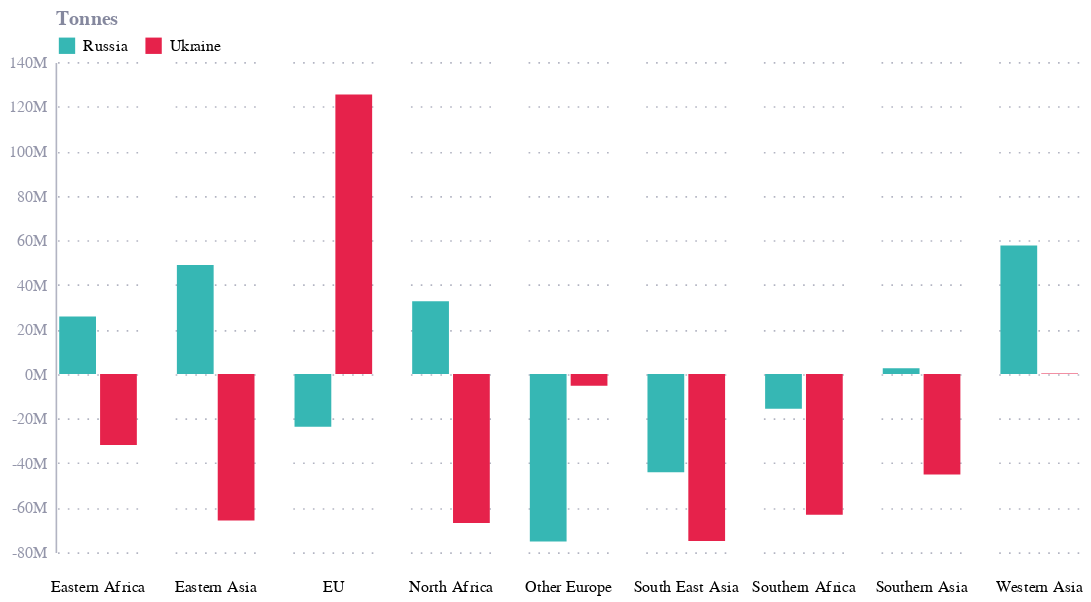

The cell this chart's notebook holds for it:
### Markdown cell above
### Fig 1

### Code cell
df = pd.read_csv("fig1_wheat_imports_change.csv")


chart = alt.Chart(df).mark_bar().encode(
    x=alt.X('source:N', axis=alt.Axis(domain=False, tickOpacity=0, labels=False)),
    y=alt.Y('value:Q', axis=alt.Axis(title="Tonnes", titleY=-20, labelExpr="datum.value + 'M'")),
    color=alt.Color('source:N', legend=alt.Legend(orient="none", title=None, legendY=-16, legendX=0, direction="horizontal")),
    column=alt.Column('country:N', header=alt.Header(orient='bottom', title=""), sort=alt.EncodingSortField(field="Country", order="descending")),
).properties(
    width=50,
    height=300
)

chart.save("fig1.json")
chart.save("fig1.png", scale_factor=2.0)

chart.display()

### Figure 1 — Vega-Lite specification as saved in the notebook (floating-point values rounded to 4 significant figures)
{"config": {"font": "Circular Std", "mark": {"line": {"interpolate": "monotone"}}, "view": {"stroke": "transparent", "width": 400, "height": 300}, "range": {"category": ["#36B7B4", "#E6224B", "#F4C245", "#0063AF", "#00A767", "#179FDB", "#EB5C2E"], "diverging": ["#E6224B", "#E54753", "#C9C9C9", "#179FDB", "#122B39"], "heatmap": ["#C9C9C9", "#179FDB", "#0063AF", "#122B39"], "ordinal": ["#00A767", "#36B7B4", "#179FDB", "#0063AF", "#243B5A"]}, "axisX": {"domainColor": "#676A86", "domainOpacity": 0.5, "grid": false, "labelAngle": 0, "labelColor": "#676A86", "labelOpacity": 0.7, "orient": "bottom", "tickColor": "#676A86", "tickCount": 10, "tickOpacity": 0.5, "title": false, "titleAlign": "center", "titleAnchor": "middle", "titleColor": "#676A86", "titleFontSize": 12, "titleOpacity": 0.8, "titleY": -15}, "axisY": {"domainColor": "#676A86", "domainOpacity": 0.5, "gridColor": "#676A86", "gridDash": [1, 5], "gridOpacity": 0.5, "labelColor": "#676A86", "labelOpacity": 0.7, "labelPadding": 5, "tickColor": "#676A86", "tickCount": 8, "tickOpacity": 0.5, "ticks": false, "titleAlign": "left", "titleAngle": 0, "titleBaseline": "bottom", "titleColor": "#676A86", "titleFontSize": 12, "titleOpacity": 0.8, "titleX": 0, "titleY": -7}}, "data": {"name": "data-eb9dfcc9ccc7b6db08c9c1bb9fa5ee16"}, "mark": {"type": "bar"}, "encoding": {"color": {"field": "source", "legend": {"direction": "horizontal", "legendX": 0, "legendY": -16, "orient": "none", "title": null}, "type": "nominal"}, "column": {"field": "country", "header": {"orient": "bottom", "title": ""}, "sort": {"field": "Country", "order": "descending"}, "type": "nominal"}, "x": {"axis": {"domain": false, "labels": false, "tickOpacity": 0}, "field": "source", "type": "nominal"}, "y": {"axis": {"labelExpr": "datum.value + 'M'", "title": "Tonnes", "titleY": -20}, "field": "value", "type": "quantitative"}}, "height": 300, "width": 50, "$schema": "https://vega.github.io/schema/vega-lite/v5.8.0.json", "datasets": {"data-eb9dfcc9ccc7b6db08c9c1bb9fa5ee16": [{"country": "Eastern Africa", "source": "Ukraine", "value": -31.9}, {"country": "Eastern Africa", "source": "Russia", "value": 25.8}, {"country": "Eastern Asia", "source": "Ukraine", "value": -65.7}, {"country": "Eastern Asia", "source": "Russia", "value": 48.9}, {"country": "EU", "source": "Ukraine", "value": 125.4}, {"country": "EU", "source": "Russia", "value": -23.7}, {"country": "North Africa", "source": "Ukraine", "value": -66.9}, {"country": "North Africa", "source": "Russia", "value": 32.7}, {"country": "Other Europe", "source": "Ukraine", "value": -5.3}, {"country": "Other Europe", "source": "Russia", "value": -75.2}, {"country": "South East Asia", "source": "Ukraine", "value": -74.9}, {"country": "South East Asia", "source": "Russia", "value": -44.1}, {"country": "Southern Africa", "source": "Ukraine", "value": -63.2}, {"country": "Southern Africa", "source": "Russia", "value": -15.6}, {"country": "Southern Asia", "source": "Ukraine", "value": -45.1}, {"country": "Southern Asia", "source": "Russia", "value": 2.59}, {"country": "Western Asia", "source": "Ukraine", "value": 0.27}, {"country": "Western Asia", "source": "Russia", "value": 57.7}]}}
